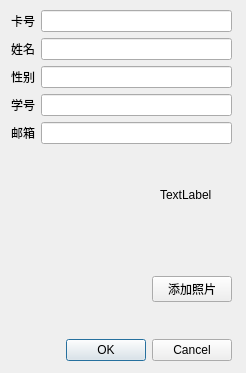
<?xml version="1.0" encoding="UTF-8"?>
<ui version="4.0">
 <class>UserEditDialog</class>
 <widget class="QDialog" name="UserEditDialog">
  <property name="geometry">
   <rect>
    <x>0</x>
    <y>0</y>
    <width>246</width>
    <height>373</height>
   </rect>
  </property>
  <property name="windowTitle">
   <string>User Edit Dialog</string>
  </property>
  <widget class="QWidget" name="layoutWidget">
   <property name="geometry">
    <rect>
     <x>11</x>
     <y>10</y>
     <width>221</width>
     <height>351</height>
    </rect>
   </property>
   <layout class="QVBoxLayout" name="verticalLayout">
    <item>
     <layout class="QGridLayout" name="gridLayout">
      <item row="3" column="1">
       <widget class="QLineEdit" name="genderEdit"/>
      </item>
      <item row="0" column="1">
       <widget class="QLineEdit" name="cardIdEdit"/>
      </item>
      <item row="2" column="0">
       <widget class="QLabel" name="label_2">
        <property name="text">
         <string>姓名</string>
        </property>
       </widget>
      </item>
      <item row="0" column="0">
       <widget class="QLabel" name="label">
        <property name="text">
         <string>卡号</string>
        </property>
       </widget>
      </item>
      <item row="4" column="1">
       <widget class="QLineEdit" name="occupationEdit"/>
      </item>
      <item row="4" column="0">
       <widget class="QLabel" name="label_4">
        <property name="text">
         <string>学号</string>
        </property>
       </widget>
      </item>
      <item row="3" column="0">
       <widget class="QLabel" name="label_3">
        <property name="text">
         <string>性别</string>
        </property>
       </widget>
      </item>
      <item row="2" column="1">
       <widget class="QLineEdit" name="nameEdit"/>
      </item>
      <item row="5" column="0">
       <widget class="QLabel" name="label_6">
        <property name="text">
         <string>邮箱</string>
        </property>
       </widget>
      </item>
      <item row="5" column="1">
       <widget class="QLineEdit" name="mailAddressEdit"/>
      </item>
     </layout>
    </item>
    <item>
     <layout class="QHBoxLayout" name="horizontalLayout_2">
      <item>
       <spacer name="horizontalSpacer">
        <property name="orientation">
         <enum>Qt::Horizontal</enum>
        </property>
        <property name="sizeHint" stdset="0">
         <size>
          <width>68</width>
          <height>58</height>
         </size>
        </property>
       </spacer>
      </item>
      <item>
       <spacer name="verticalSpacer_3">
        <property name="orientation">
         <enum>Qt::Vertical</enum>
        </property>
        <property name="sizeHint" stdset="0">
         <size>
          <width>20</width>
          <height>58</height>
         </size>
        </property>
       </spacer>
      </item>
      <item>
       <widget class="QLabel" name="label_5">
        <property name="maximumSize">
         <size>
          <width>300</width>
          <height>300</height>
         </size>
        </property>
        <property name="text">
         <string>TextLabel</string>
        </property>
       </widget>
      </item>
      <item>
       <spacer name="verticalSpacer_2">
        <property name="orientation">
         <enum>Qt::Vertical</enum>
        </property>
        <property name="sizeHint" stdset="0">
         <size>
          <width>20</width>
          <height>58</height>
         </size>
        </property>
       </spacer>
      </item>
     </layout>
    </item>
    <item>
     <layout class="QHBoxLayout" name="horizontalLayout_3">
      <item>
       <spacer name="horizontalSpacer_2">
        <property name="orientation">
         <enum>Qt::Horizontal</enum>
        </property>
        <property name="sizeHint" stdset="0">
         <size>
          <width>108</width>
          <height>20</height>
         </size>
        </property>
       </spacer>
      </item>
      <item>
       <spacer name="verticalSpacer">
        <property name="orientation">
         <enum>Qt::Vertical</enum>
        </property>
        <property name="sizeHint" stdset="0">
         <size>
          <width>20</width>
          <height>18</height>
         </size>
        </property>
       </spacer>
      </item>
      <item>
       <widget class="QPushButton" name="pushButton">
        <property name="text">
         <string>添加照片</string>
        </property>
       </widget>
      </item>
     </layout>
    </item>
    <item>
     <layout class="QHBoxLayout" name="horizontalLayout">
      <item>
       <spacer name="horizontalSpacer_3">
        <property name="orientation">
         <enum>Qt::Horizontal</enum>
        </property>
        <property name="sizeHint" stdset="0">
         <size>
          <width>40</width>
          <height>20</height>
         </size>
        </property>
       </spacer>
      </item>
      <item>
       <widget class="QDialogButtonBox" name="buttonBox">
        <property name="standardButtons">
         <set>QDialogButtonBox::Cancel|QDialogButtonBox::Ok</set>
        </property>
       </widget>
      </item>
     </layout>
    </item>
   </layout>
  </widget>
 </widget>
 <resources/>
 <connections>
  <connection>
   <sender>buttonBox</sender>
   <signal>rejected()</signal>
   <receiver>UserEditDialog</receiver>
   <slot>reject()</slot>
   <hints>
    <hint type="sourcelabel">
     <x>226</x>
     <y>269</y>
    </hint>
    <hint type="destinationlabel">
     <x>185</x>
     <y>163</y>
    </hint>
   </hints>
  </connection>
  <connection>
   <sender>buttonBox</sender>
   <signal>accepted()</signal>
   <receiver>UserEditDialog</receiver>
   <slot>accept()</slot>
   <hints>
    <hint type="sourcelabel">
     <x>226</x>
     <y>269</y>
    </hint>
    <hint type="destinationlabel">
     <x>185</x>
     <y>163</y>
    </hint>
   </hints>
  </connection>
 </connections>
</ui>
